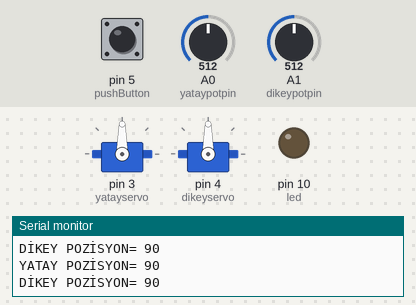
The program below on a simulated Arduino Uno, built with avr-gcc and run on an emulated ATmega328P. On the bench: 2 × servo, output pins drawn as LEDs (lit = HIGH), the last lines printed to the serial monitor. The inputs (shaded band) are chosen by the test bench; at power-on: A1 (dikeypotpin) = 512, A0 (yataypotpin) = 512, pin 5 (pushButton) LOW.

Above: at 1.2 s.
1.3 s: A1 (dikeypotpin) set to 716
At 2.0 s:
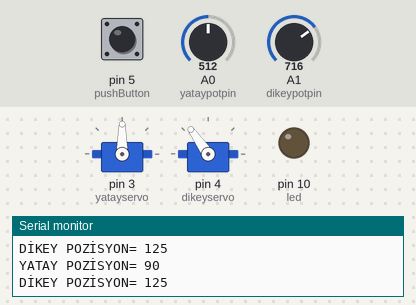
2.8 s: A0 (yataypotpin) set to 558
At 3.8 s:
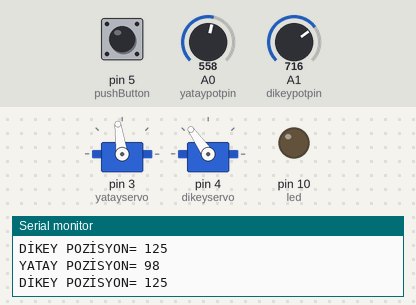
4.3 s: A0 (yataypotpin) set to 587
At 5.5 s:
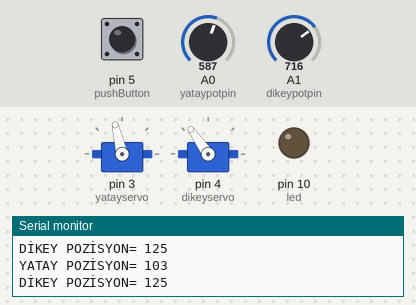
5.8 s: pin 5 (pushButton) pulled HIGH for 0.15 s
At 7.1 s:
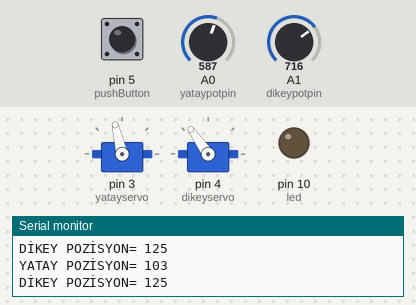
7.4 s: A1 (dikeypotpin) set to 900
At 7.9 s:
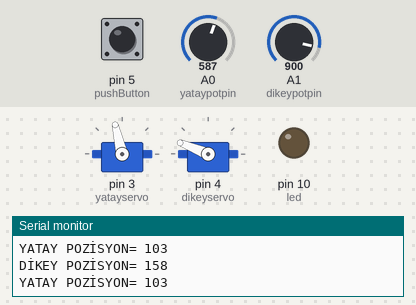
8.9 s: pin 5 (pushButton) pulled HIGH for 1 s
At 9.6 s:
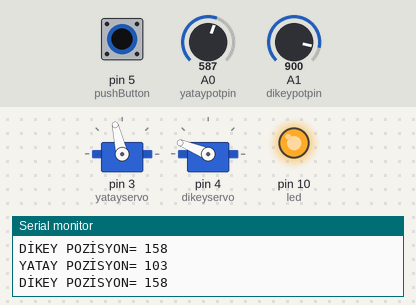
Timing chart, 0 to 11.9 s (numbered marks = the images above; inputs shaded):
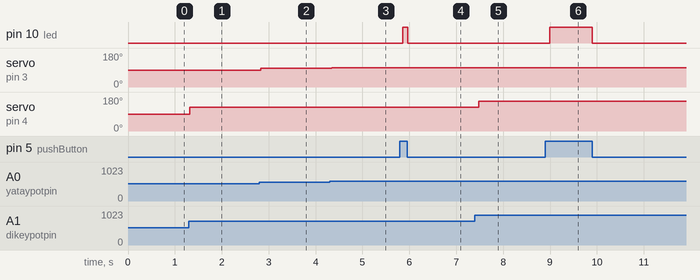

The program:

main.cpp
```cpp
#include <Arduino.h>

//DONANIM PLUS ELEKTRONİK
//TASARIM TOLGA SOYTEPE
//JOYSTİCK İLE ÇİFT SERVO KONTROLÜ
#include <Servo.h> // SERVO KÜTÜPHANESİNİ EKLİYORUZ

int yatayservo = 3; // YATAY SERVO PİNİ
int dikeyservo = 4; // DİKEY SERVO PİNİ
int yataypotpin = A0; //JOYSTİCK YATAY POT PİNİ
int dikeypotpin = A1; // JOYSTİCK DİKEY POT PİNİ
int yatayservoMin = 0; // YATAY SERVO MİNİMUM DEĞERİ
int yatayservoMax = 180; //YATAY SERVO MAX DEĞERİ
int dikeyservoMin = 0; // DİKEY SERVO MİN DEĞERİ
int dikeyservoMax = 180; // DİKEY SERVO MAX DEĞERİ

int pushButton = 5; // JOYSTİCK BUTON PİNİ
int led=10; // BUTON İLE YAKACAĞIMIZ LED PİNİ

Servo YatayServo; // YATAY VE DİKEY SERVOLARI TANIMLADIK
Servo DikeyServo;

int YatayPotDegeri;
int YatayServoPozisyon; // POZİSYONLARI ATAYACAĞIMIZ DEĞİŞKENLERİ TANIMLADIK
int DikeyPotDegeri;
int DikeyServoPozisyon;

void setup()
{
  Serial.begin(9600);
  YatayServo.attach(yatayservo);
  DikeyServo.attach(dikeyservo); // GEREKLİ GİRİŞ ÇIKIŞLARI BELİRLEDİK
  pinMode(pushButton, INPUT);
  pinMode(led,OUTPUT);

}

void loop()
{
int buttonState = digitalRead(pushButton); // BUTONDAN HIGH DEĞERİ GELİYORSA YAK KOŞULUNU OLUŞTURDUK
  if(buttonState==HIGH){
    digitalWrite(led,HIGH);
    }
    else
    {
      digitalWrite(led,LOW);
      }

  YatayPotDegeri  = analogRead(yataypotpin);// ANALOG DEĞERLERİ OKUYUP DEĞİŞKENLERE YAZDIRDIK
  DikeyPotDegeri  = analogRead(dikeypotpin);

  YatayServoPozisyon  = map(YatayPotDegeri, 0, 1023, yatayservoMin , yatayservoMax); //POTTAN GELEN 0-1023 DEGERİNİ 0-180 E ORANLADIK
  DikeyServoPozisyon  = map(DikeyPotDegeri, 0, 1023, yatayservoMin , yatayservoMax);

  YatayServo.write(YatayServoPozisyon); // ÇIKAN SONUÇLARI SERVOLARA YAZDIRDIK
  DikeyServo.write(DikeyServoPozisyon);
  Serial.print("YATAY POZİSYON= ");
  Serial.println(YatayServoPozisyon);
  Serial.print("DİKEY POZİSYON= ");
  Serial.println(DikeyServoPozisyon);


  delay(100); // ARDUİNONUN SAĞLIKLI ÇALIŞABİLMESİ İÇİN 10 MS'LİK BİR BEKLEME SÜRESİ EKLEDİK
}
```

Measured:
- after the input at 1.3 s, servo on pin 4 (dikeyservo): 90° → 125° at once
- after the input at 2.8 s, servo on pin 3 (yatayservo): 90° → 98° at once
- after the input at 4.3 s, servo on pin 3 (yatayservo): 98° → 103° after 0.05 s
- after the input at 5.8 s, pin 10 (led): LOW → HIGH after 0.06 s, → LOW 0.10 s later
- after the input at 7.4 s, servo on pin 4 (dikeyservo): 125° → 158° after 0.08 s
- after the input at 8.9 s, pin 10 (led): LOW → HIGH after 0.10 s, → LOW 0.91 s later
